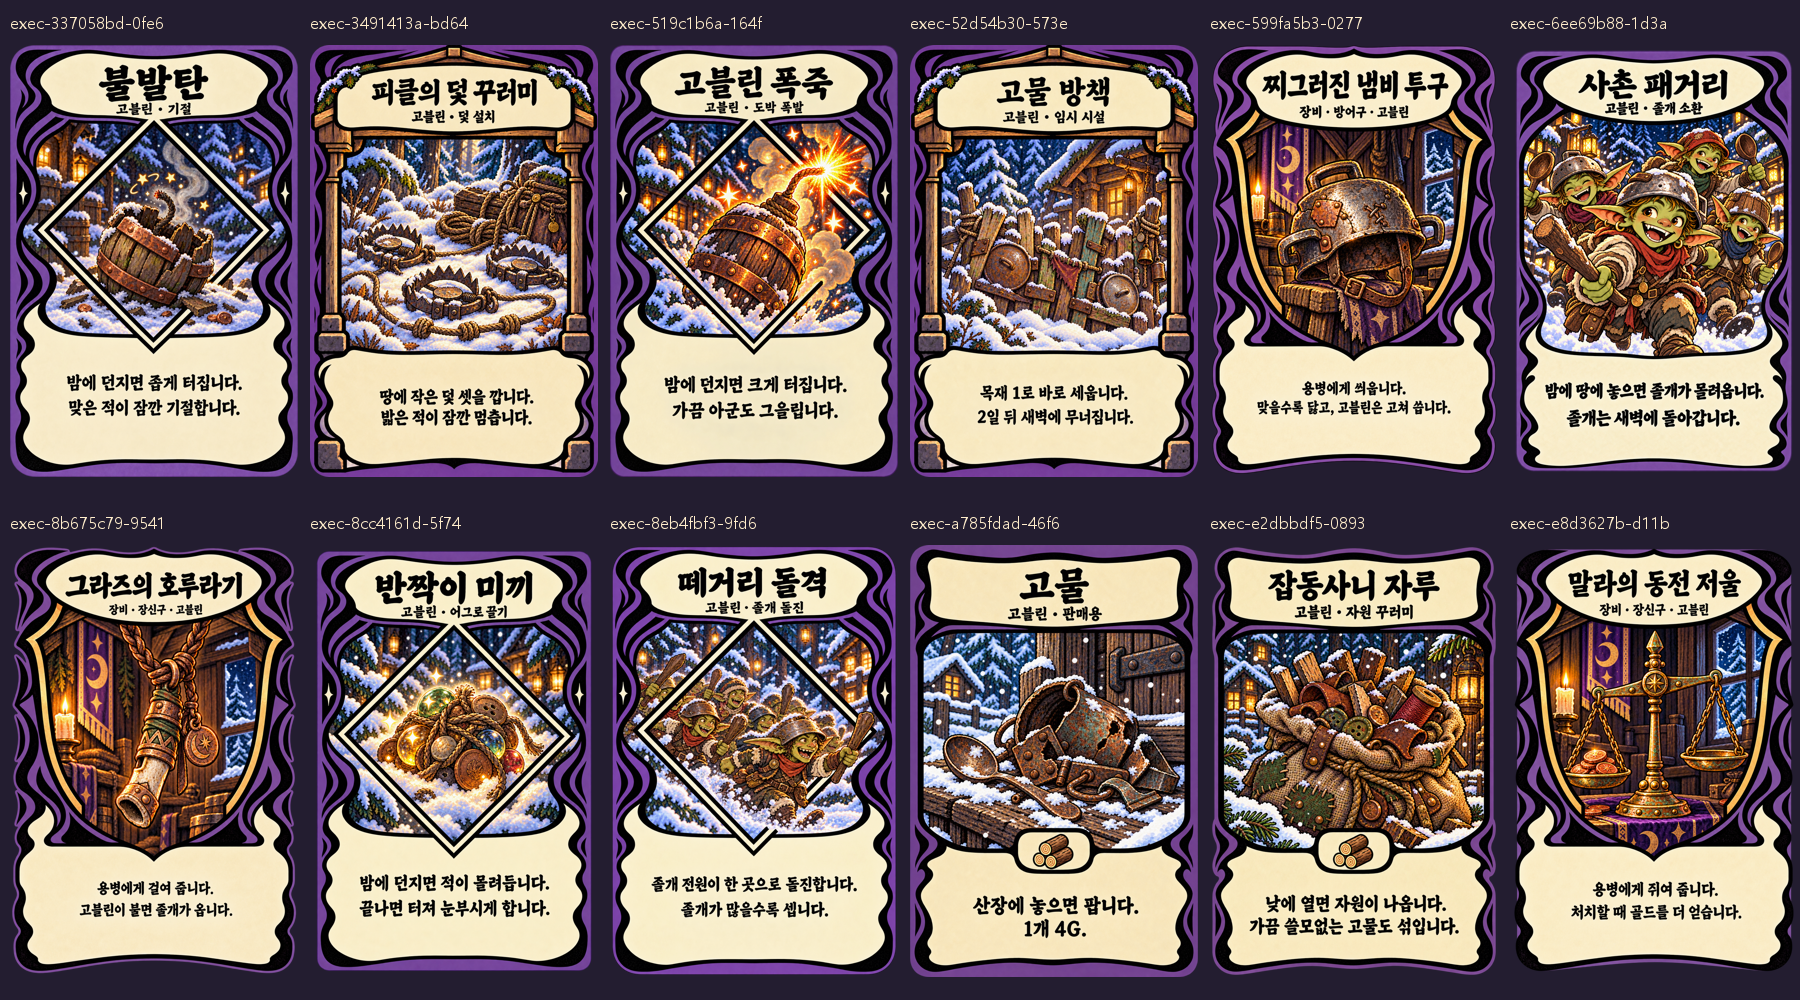

This chart was generated by the following Python code:
from pathlib import Path
from PIL import Image, ImageDraw, ImageFont
folder=Path('C:/Users/Loadcomplete/.codex/generated_images/01a15367-76f3-7812-8c12-57c14513e9b1')
paths=sorted(folder.glob('*.png'))
board=Image.new('RGB',(1800,500*((len(paths)+5)//6)),'#231d30')
d=ImageDraw.Draw(board); font=ImageFont.truetype('C:/Windows/Fonts/malgun.ttf',17)
for i,p in enumerate(paths):
    im=Image.open(p).convert('RGBA'); im.thumbnail((288,432))
    x=10+(i%6)*300; y=10+(i//6)*500
    d.text((x,y),p.stem[:18],font=font,fill='#ffedcb')
    board.paste(im,(x,y+35),im)
board.save('output/goblin-cards-v01/source-sheet.png')
print(len(paths))
